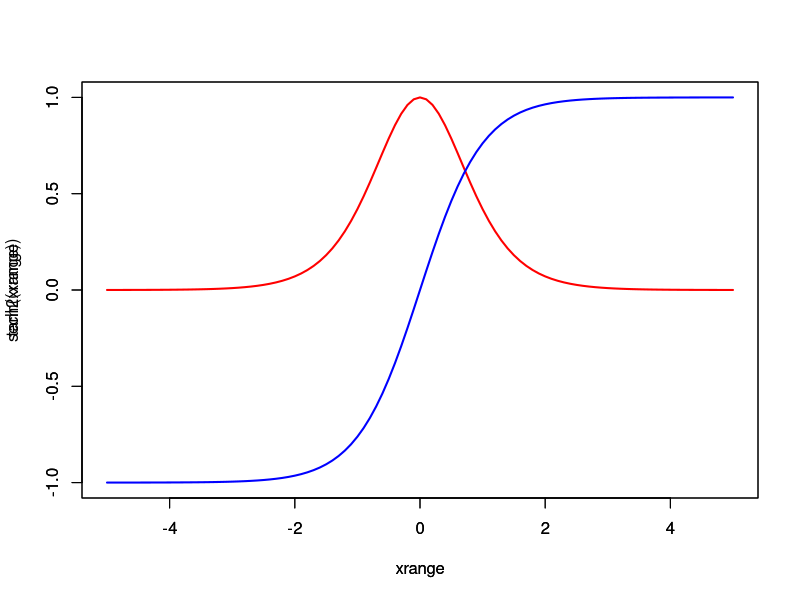
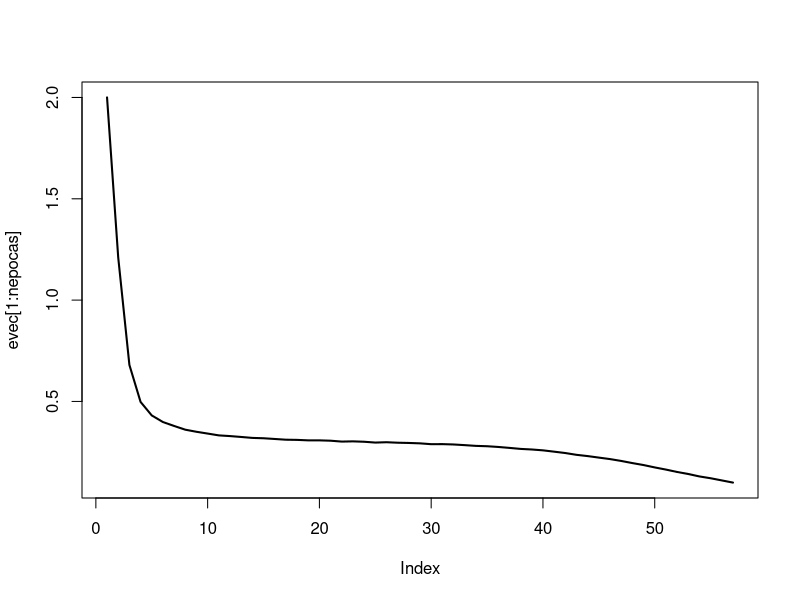

Write R code to recreate these figures, in order.
rm(list = ls())
dev.off()
# load("C:\\dev\\rna-2023-1\\data2classXOR.txt")

sech2 <- function(u) {
  
    return (((2/(exp(u) + exp(-u)) * 2/(exp(u) + exp(-u)))))
}

xrange <- seq(-5, 5, 0.1)

plot(xrange, sech2(xrange), type="l", xlim=c(-5, 5), ylim=c(-1,1), col = "red", lwd = 2)
par(new = TRUE)
plot(xrange, tanh(xrange), type="l", xlim=c(-5, 5), ylim=c(-1,1),  col = "blue", lwd = 2)

# inicializa os pesos

w95 <- runif(1) - 0.5
w96 <- runif(1) - 0.5
w97 <- runif(1) - 0.5

w106 <- runif(1) - 0.5
w107 <- runif(1) - 0.5
w108 <- runif(1) - 0.5

w61 <- runif(1) - 0.5
w62 <- runif(1) - 0.5
w63 <- runif(1) - 0.5

w72 <- runif(1) - 0.5
w73 <- runif(1) - 0.5
w74 <- runif(1) - 0.5

# dados de treinamento: usa o ou exclusivo

xtrain <- matrix(c(0, 0, 0, 1, 1, 0, 1, 1), nrow = 4, ncol = 2, byrow = T)

# os dados de treinamento tem que ser com -1 e 1, pois a funcao de ativacao tanh 
# trabalha com -1 a 1
ytrain <- matrix(c(-1, 1, 1, -1, 1, -1, -1, 1), nrow = 4, ncol = 2, byrow = T)

maxepocas <- 10000
nepocas <- 0
tol <- 0.1
eepoca <- tol + 1
N <- nrow(xtrain)  # numero de amostras
eta <- 0.1
evec <- matrix(nrow = maxepocas, ncol = 1)

i1 <- 1
i4 <- 1
i5 <- 1
i8 <- 1

while ((nepocas < maxepocas) && (eepoca > tol)) {
  ei2 <- 0 # erro quadrado
  xseq <- sample(N) # define sequencia
  for (i in 1:N) {
    irand <- xseq[i] # pega uma amostra aleatoria
    
    xin <- xtrain[irand,] # da linha irand com todas as colunas
    yd <- xtrain[irand,] # y desejado
    i2 <- xin[2]
    i3 <- xin[1]
    
    yd9 <- yd[2]
    yd10 <- yd[1]
    
    u6 <- i1 * w61 + i2 * w62 + i3 * w63
    u7 <- i2 * w72 + i3 * 732 + i4 * w74
    
    i6 <- tanh(u6)
    i7 <- tanh(u7)
    
    u9 <- i5 * w95 + i6 * w96 + i7 * w97
    u10 <- i6 * w106 + i7 * w107 + i8 * w108
    
    i9 <- tanh(u9)
    i10 <- tanh(u10)
    
    e9 <- yd9 - i9
    e10 <- yd10 - i10
    
    d9 <- e9 * sech2(u9) # delta9, simbolo do impulso unitario
    d10 <- e10 * sech2(u10)
    
    e6 <- d9 * w96 + d10 * w106
    e7 <- d9 * w97 + d10 * w107
    
    d6 <- e6 * sech2(u6)
    d7 <- e7 * sech2(u7)
    
    # agora vem o ajuste
    dw95 <- eta * d9 * i5
    dw96 <- eta * d9 * i6
    dw97 <- eta * d9 * i7
    
    dw106 <- eta * d10 * i6
    dw107 <- eta * d10 * i7
    dw108 <- eta * d10 * i8
    
    dw61 <- eta * d6 * i1
    dw62 <- eta * d6 * i2
    dw63 <- eta * d6 * i3
    
    dw72 <- eta * d7 * i2
    dw73 <- eta * d7 * i3
    dw74 <- eta * d7 * i4
    
    w95 <- w95 + dw95 # ajuste
    w96 <- w96 + dw96
    w97 <- w97 + dw97
    
    w106 <- w106 + dw106
    w107 <- w107 + dw107
    w108 <- w108 + dw108
    
    w61 <- w61 + dw61
    w62 <- w62 + dw62
    w63 <- w63 + dw63
    
    w72 <- w72 + dw72
    w73 <- w73 + dw73
    w74 <- w74 + dw74
    
    # todos os pesos ajustados, agora calcula o erro
    
    ei2 <- ei2 + (e9 * e9) + (e10 * e10)
  }
  
  # incrementa numero de epocas
  nepocas <- nepocas + 1
  evec[nepocas] <- ei2 / N
  
  # armazena erro por epocas
  eepoca <- evec[nepocas]
}

plot(evec[1:nepocas], type = 'l', lwd = 2)
